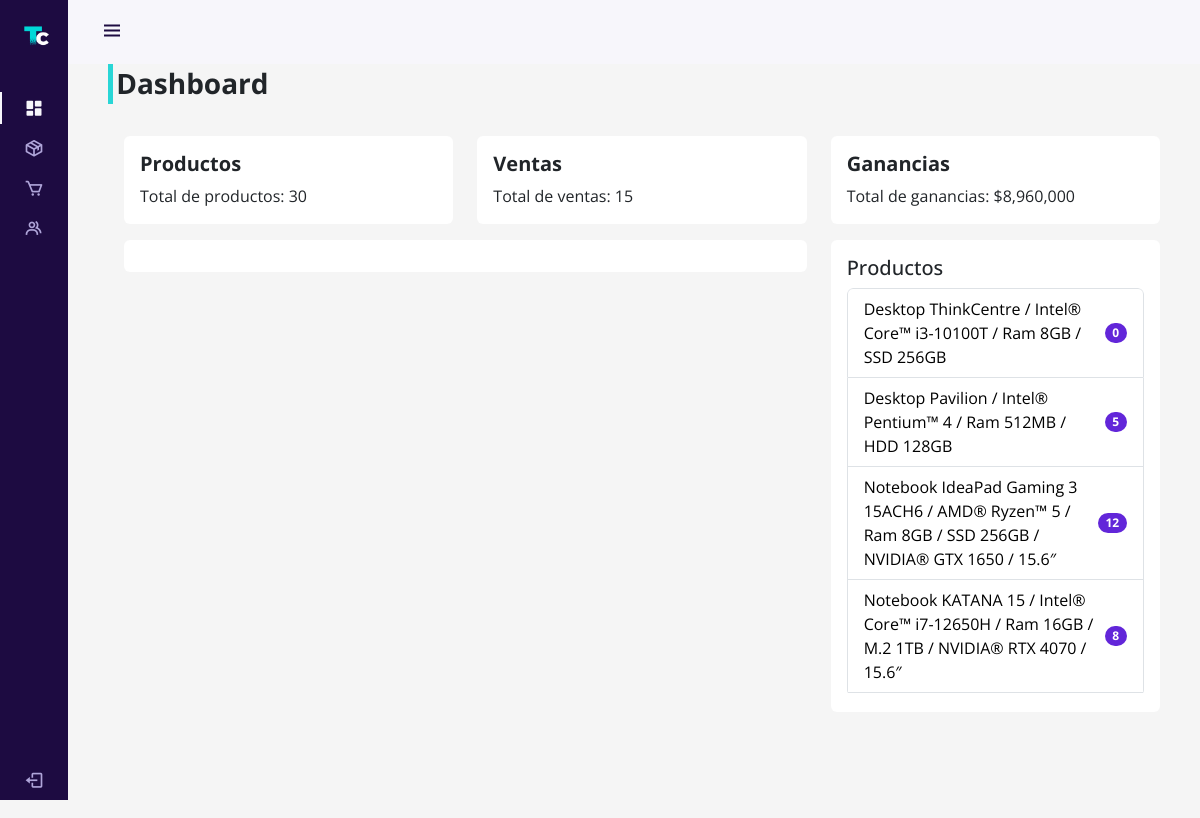
The app's page /administration/dashboard/ (signed in), older data.
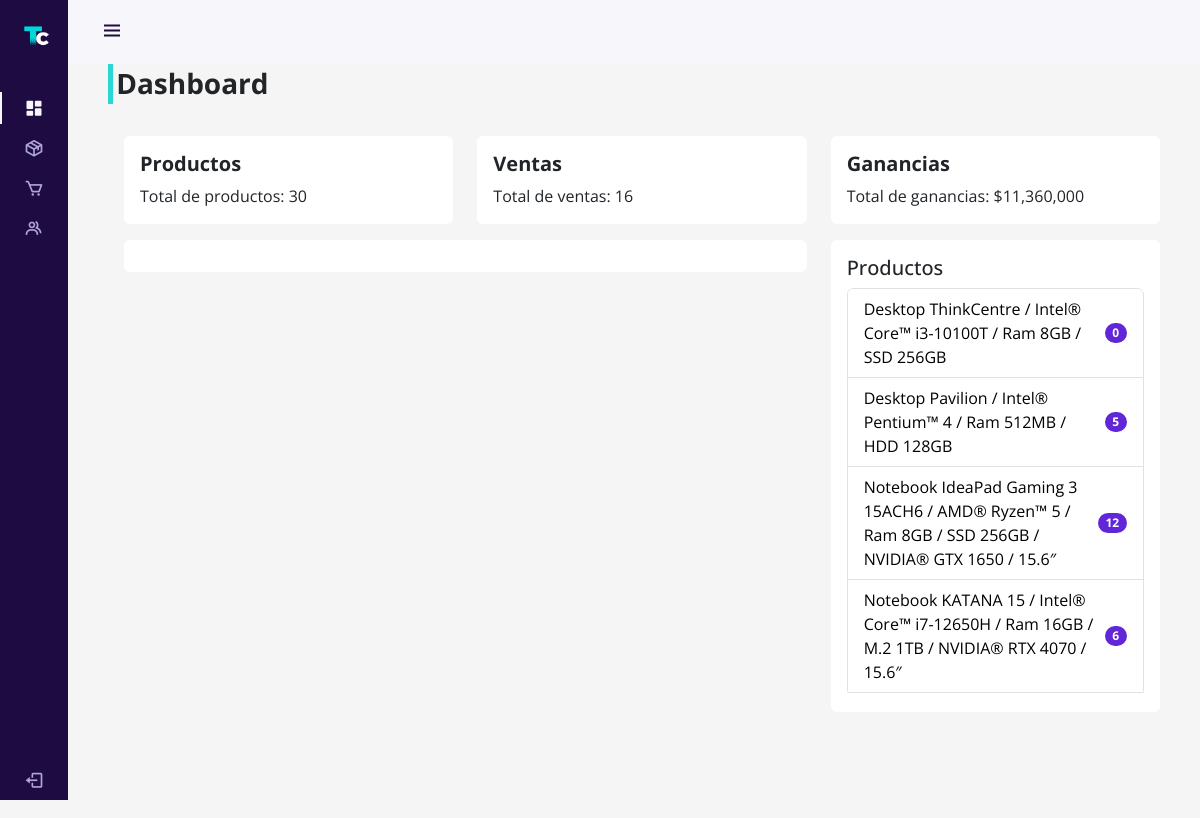
The same page, newer data.
### store/models.py (models this page shows, shortened)
class Product(models.Model):
    id = models.UUIDField(primary_key=True, default=uuid.uuid4, editable=False)
    name = models.CharField(max_length=100)
    price = models.IntegerField(default=0)
    description = models.TextField()
    ram = models.ManyToManyField(Ram)
    brand = models.ForeignKey(Brand, on_delete=models.SET_NULL, null=True, blank=True)
    storage = models.ManyToManyField(Storage)
    processor = models.ForeignKey(Processor, on_delete=models.SET_NULL, null=True, blank=True)
    graphicscard = models.ForeignKey(GraphicCard, on_delete=models.SET_NULL, null=True, blank=True)
    created_at = models.DateTimeField(auto_now_add=True)
    stock = models.IntegerField(default=0)
    image = models.ImageField(upload_to='static/products', null=True, blank=True)

### auth_user/views.py (the view)
# urls.py: path('administration/dashboard/', views.dashboard, name='dashboard'),
@login_required
@permission_required('auth_user.view_user', raise_exception=True)
def dashboard(request):
    count_products = Product.objects.all().count()
    count_sell = Recipe.objects.filter(complete=True).all().count()
    profit = RecipeDetails.objects.all().aggregate(profit=Sum(F('product__price') * F('quantity'), output_field=IntegerField()))['profit']
    data = []
    for i in range(1, 13):
        data.append(Recipe.objects.filter(created_at__month=i,complete=True).count())
    products = Product.objects.all()
    context = { "count_products": count_products, "count_sell": count_sell, "profit": profit, "data": data, "products": products}
    return render(request, 'auth_user/admin/dashboard.html', context)

### store/models.py (called while the page is built)
    @property
    def get_cart_items(self):
        recipeDetails = self.recipedetails_set.all()
        total = sum([item.quantity for item in recipeDetails])
        return total

### store/views.py (called while the page is built)
def cart_data(request):
    if request.user.is_authenticated:
        recipe, created = Recipe.objects.get_or_create(client=request.user, complete=False)
        items = recipe.recipedetails_set.all()
        cartItems = recipe.get_cart_items
    else:
        items = []
        recipe = {'get_cart_total':0, 'get_cart_items':0}
        cartItems = recipe['get_cart_items']
    return {'cartItems': cartItems, 'items': items, 'recipe': recipe}

### auth_user/templates/auth_user/admin/dashboard.html (shortened to what this page needs)
{% extends "auth_user/admin/template.html" %}
{% load humanize %}
{% block content %}
<h5 class="product-header fw-bold fs-3">Dashboard</h5>
<div class="container p-4">
    <div class="row mb-3 row-gap-3">
        <div class="col-md-4 col-sm-12">
            <div class="card bg-white border-0 pe-none">
                <div class="card-body">
                    <h5 class="card-title fw-bold">Productos</h5>
                    <p class="card-text">Total de productos: {{count_products}}</p>
                </div>
            </div>
        </div>
        <div class="col-md-4 col-sm-12">
            <div class="card bg-white border-0 pe-none">
                <div class="card-body">
                    <h5 class="card-title fw-bold">Ventas</h5>
                    <p class="card-text">Total de ventas: {{count_sell}}</p>
                </div>
            </div>
        </div>
        <div class="col-md-4 col-sm-12">
            <div class="card bg-white border-0 pe-none">
                <div class="card-body">
                    <h5 class="card-title fw-bold">Ganancias</h5>
                    <p class="card-text">Total de ganancias: ${{profit | intcomma}}</p>
                </div>
            </div>
        </div>
    </div>
    <div class="container p-0">
        <div class="row row-gap-3">
            <div class="col-md-8 col-sm-12">
                <div class="card bg-white border-0">
                    <div class="card-body">
                    </div>
                </div>
            </div>
            <div class="col-md-4 col-sm-12">
                <div class="card bg-white border-0">
                    <div class="card-body">
                        <h5 class="card-title">Productos</h5>
                        <ul class="list-group" style="max-height: 51vh;overflow-y: scroll;">
                            {% for product in products %}
                            <li class="list-group-item d-flex justify-content-between align-items-center">
                                <a href="{% url 'dash-editproduct' product.id%}" class="text-black">
                                    {{product.name}}
                                </a>
                                <span class="badge back-secondary rounded-pill">{{product.stock}}</span>
                            </li>
                            {% endfor %}
                        </ul>
                    </div>
                </div>
            </div>
        </div>
    </div>
</div>
{% endblock content %}

Row changes from the older to the newer data that the page shows:
changed Product (number 4 of 4 on the later page): stock "8" → "6"
Text that changed along with them:
{{ count_sell }}: "15" → "16"
{{ profit | intcomma }}: "8,960,000" → "11,360,000"
